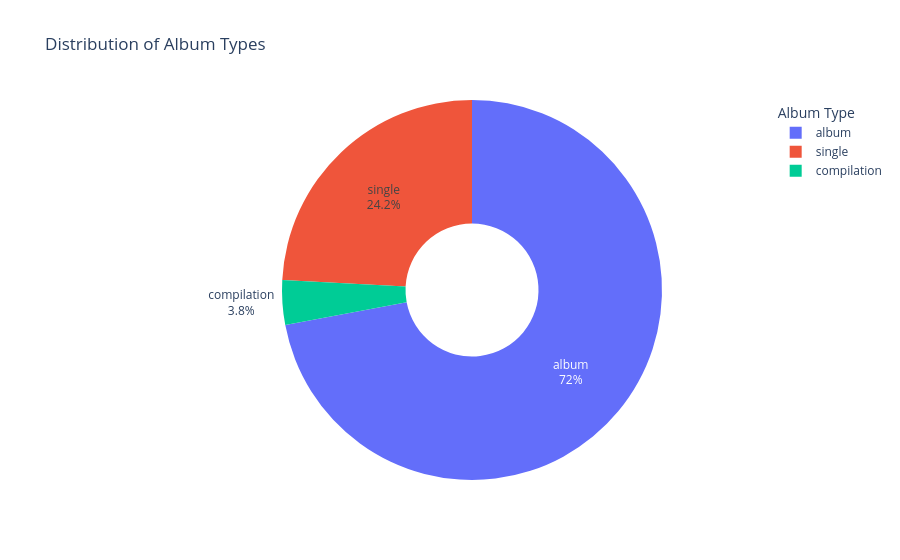

Write notebook code for a chart like this one.
### Code cell
album_counts = df['Album_type'].value_counts().reset_index()
album_counts.columns = ['Album_type', 'Count']

fig = px.pie(
    album_counts,
    names='Album_type',
    values='Count',
    title='Distribution of Album Types',
    hole=0.35,
)

fig.update_traces(textinfo='percent+label')
fig.update_layout(
    legend_title_text='Album Type',
    showlegend=True,
)

fig.show()

### Figure 1 — Plotly figure (JSON) as saved in the notebook; plotly's stock layout.template omitted (floating-point values rounded to 4 significant figures)
{"data": [{"domain": {"x": [0, 1], "y": [0, 1]}, "hole": 0.35, "hovertemplate": "Album_type=%{label}<br>Count=%{value}<extra></extra>", "labels": ["album", "single", "compilation"], "legendgroup": "", "name": "", "showlegend": true, "textinfo": "percent+label", "type": "pie", "values": [14924, 5004, 788]}], "layout": {"legend": {"title": {"text": "Album Type"}, "tracegroupgap": 0}, "showlegend": true, "title": {"text": "Distribution of Album Types"}}}
